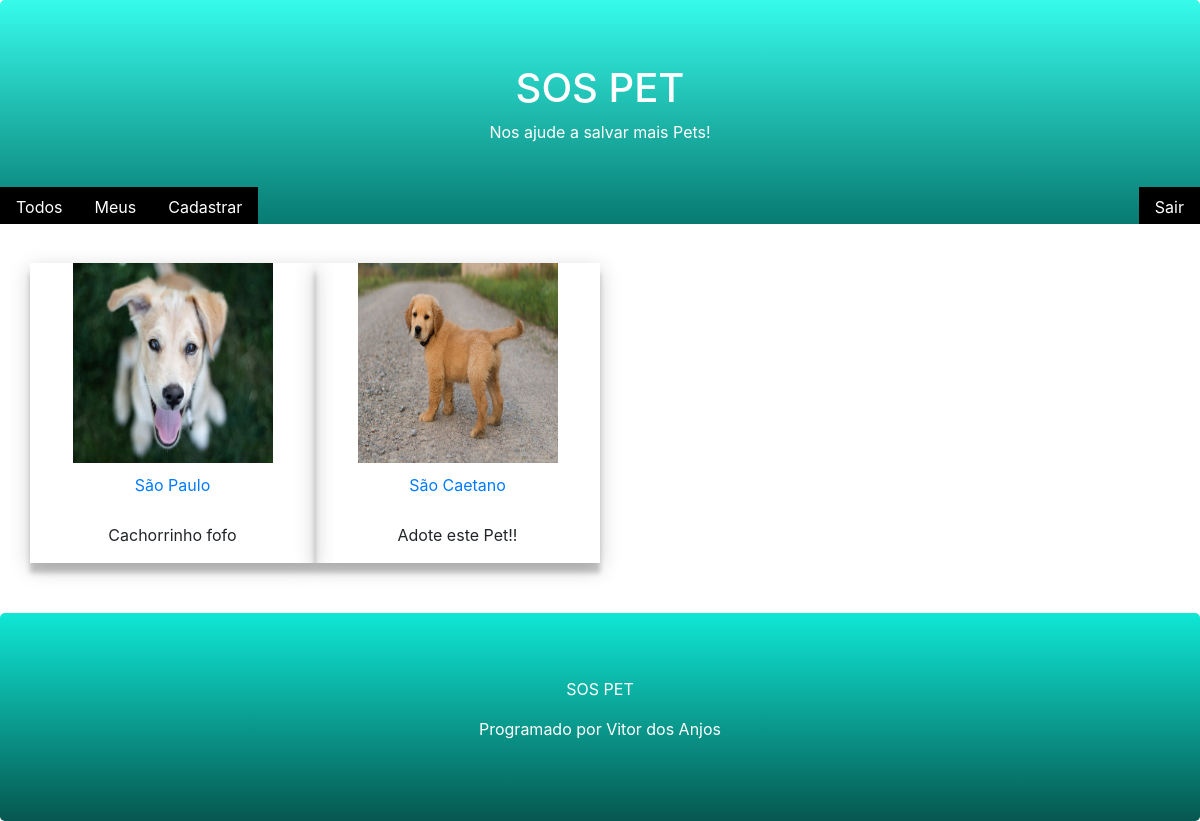
The page /pet/all/ (signed in) on the database as committed earlier.
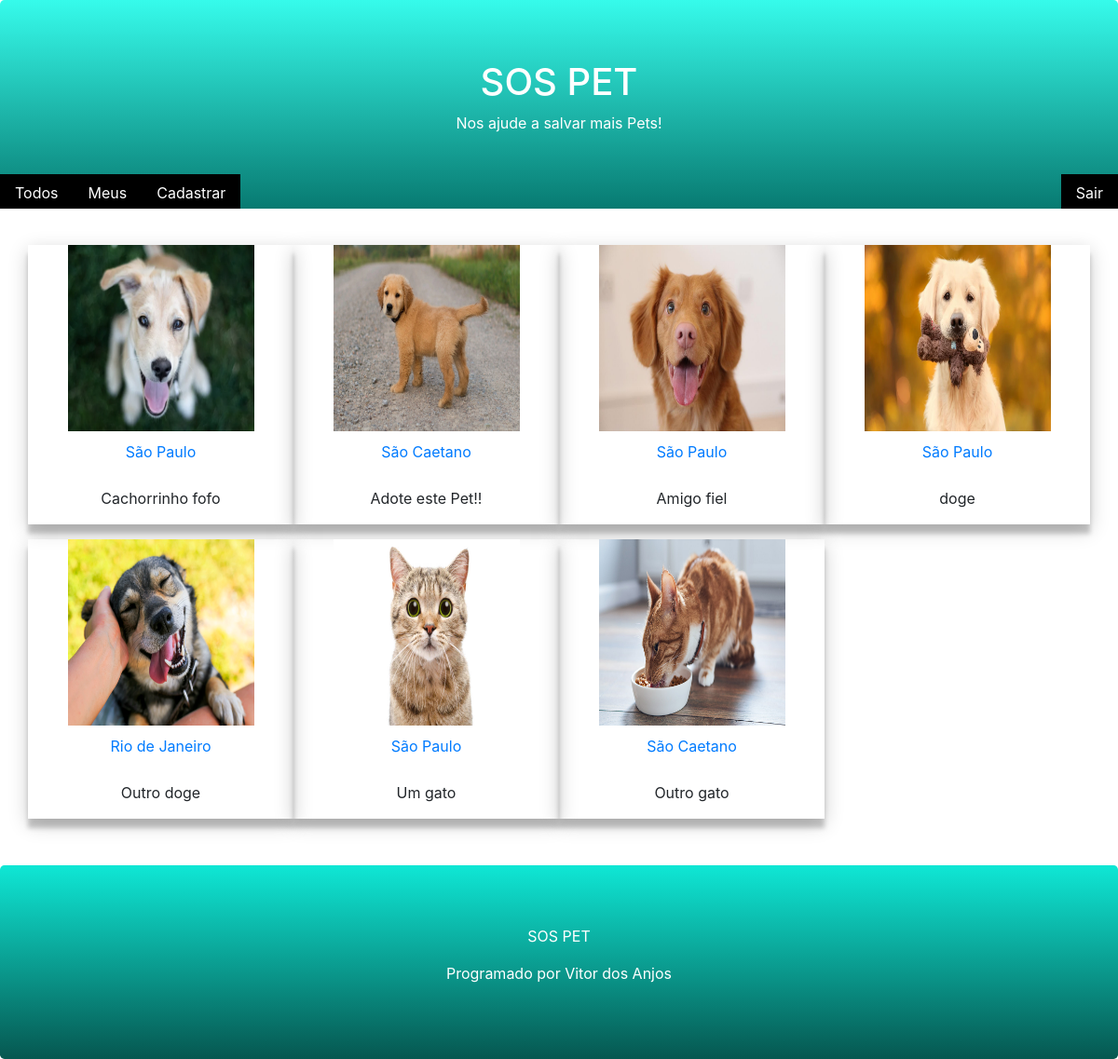
The same page on the database as committed later.
### core/models.py (models this page shows, shortened)
class Pet(models.Model):
    city= models.CharField(max_length=100)
    description= models.TextField()
    phone= models.CharField(max_length=11)
    email= models.EmailField()
    begin_date= models.DateTimeField(auto_now_add= True)
    photo= models.ImageField(upload_to='pet')
    active= models.BooleanField(default= True)
    user= models.ForeignKey(User, on_delete= models.CASCADE)
    class Meta:
        db_table = 'pet'

### core/views.py (the view)
# urls.py: path('pet/all/', views.list_all_pets),
@login_required(login_url='/login/')
def list_all_pets(request):
    pet= Pet.objects.filter(active=True)
    return render(request, "list.html", {'pet':pet})

### templates/list.html (shortened to what this page needs)
{% extends "model-page.html" %}
{% block content %}
    <div class="container mb-4 mt-4">
        <div class="row">
            {% for p in pet %}
            <div class="polaroid col-sm-3 mb-3">
                 <a href="../detall/{{p.id}}">
                    <div class="">
                        <img src="{{ p.photo.url }}" style="width: 200px; height: 200px; ">
                        <div class="container">
                            <p>{{p.city}}</p>
                        </div>
                    </div>
                </a>
                <p>{{p.description}}</p>
            </div>
            {% endfor %}
        </div>
    </div>
{% endblock %}

### templates/model-page.html (shortened to what this page needs)
<!DOCTYPE html>
<html lang="en">
    <head>
        {% include "model-header.html" %}
    </head>
    <body>
        {% block content %} {% endblock %}
        {% include "model-footer.html" %}
    </body>
</html>

### templates/model-header.html (shortened to what this page needs)
<link rel="stylesheet" href="https://maxcdn.bootstrapcdn.com/bootstrap/4.1.3/css/bootstrap.min.css">
<div class="jumbotron header text-center">
    <h1>SOS PET</h1>
    <p>Nos ajude a salvar mais Pets!</p>
</div>
<div id="menu">
    <ul class="nav inline-block">
        <li class="nav-item ">
            <a class="nav-link" href="/pet/all/">Todos</a>
        </li>
        <li class="nav-item">
            <a class="nav-link" href="/pet/user/">Meus</a>
        </li>
        <li class="nav-item">
            <a class="nav-link" href="/pet/register/">Cadastrar</a>
        </li>
    </ul>
    <ul id="sair" class="nav float-right">
        <li class="nav-item">
            <a class="nav-link" href="/logout/">Sair</a>
        </li>
    </ul>
</div>

### templates/model-footer.html
<div class="jumbotron footer text-center"
     style="background-color: #0fe7d5;
            color: white;
            background-image: linear-gradient(#0fe7d5, #065750)">
    <p>SOS PET</p>
    <P>Programado por Vitor dos Anjos</P>
</div>

### templates/list.html (style rules this page uses)
.polaroid { width: 200px; box-shadow: 0 10px 5px 0 rgba(0, 0, 0, 0.2), 0 6px 20px 0 rgba(0, 0, 0, 0.2); text-align: center; }
.container { padding: 10px; }

### templates/model-header.html (style rules this page uses)
#menu { margin-top: -37px; margin-bottom: 2px; display: relative; }
#sair { margin-top: -42px; display: relative; }
#menu a { color: white; background-color: black; margin-bottom: 5px; padding-bottom: 5px; }
.jumbotron.header { background-color: #36fbeb; color: white; background-image: linear-gradient(#36fbeb, #087a71); }
.jumbotron { margin-bottom: 0px; }

Rows that differ between the two databases and show on the page:
added Pet: photo (picture), city "São Paulo", description "Amigo fiel"
added Pet: photo (picture), city "São Paulo", description "doge"
added Pet: photo (picture), city "Rio de Janeiro", description "Outro doge"
added Pet: photo (picture), city "São Paulo", description "Um gato"
added Pet: photo (picture), city "São Caetano", description "Outro gato"
